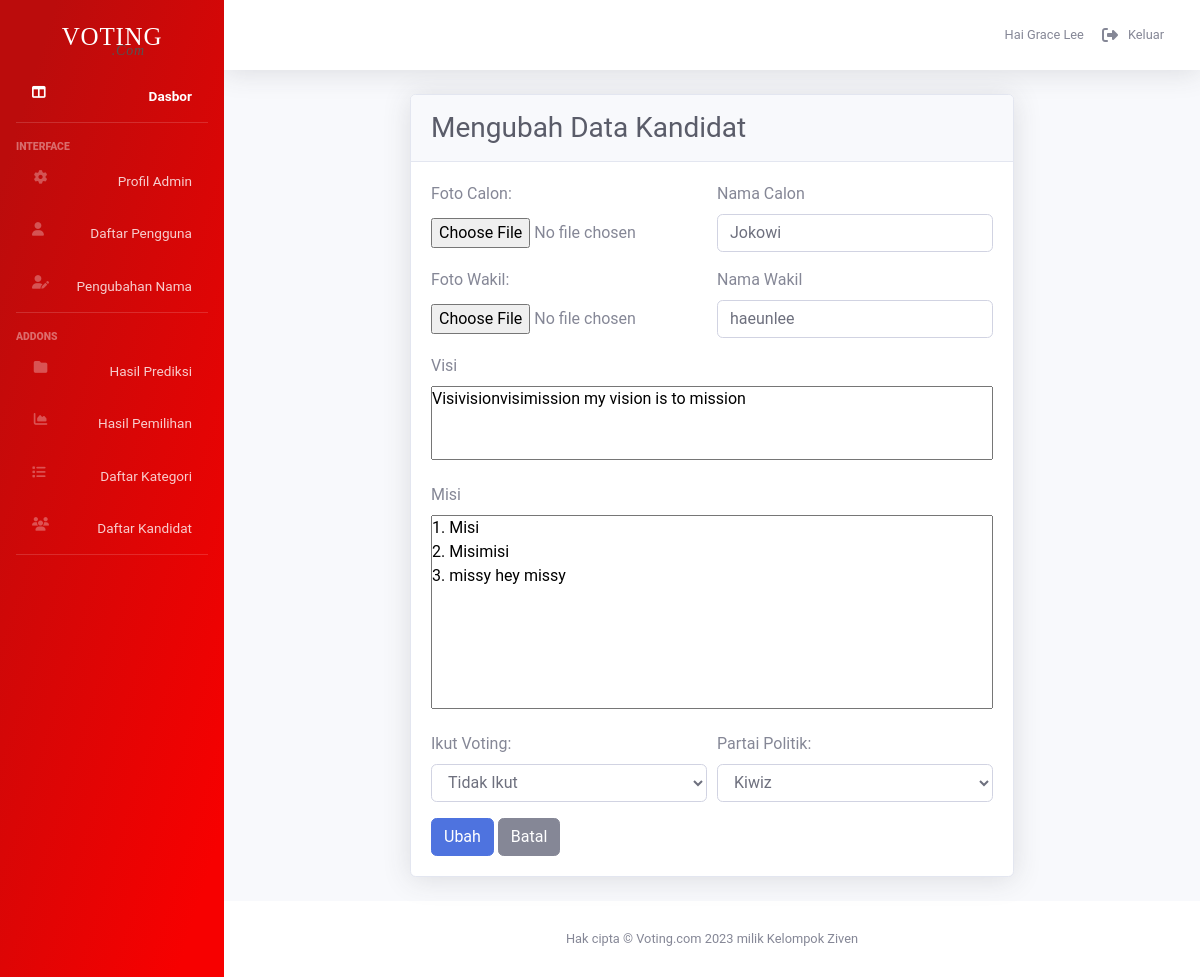
The app's page /admin/update_candidate.php?update_candidate=37 (signed in), older data.
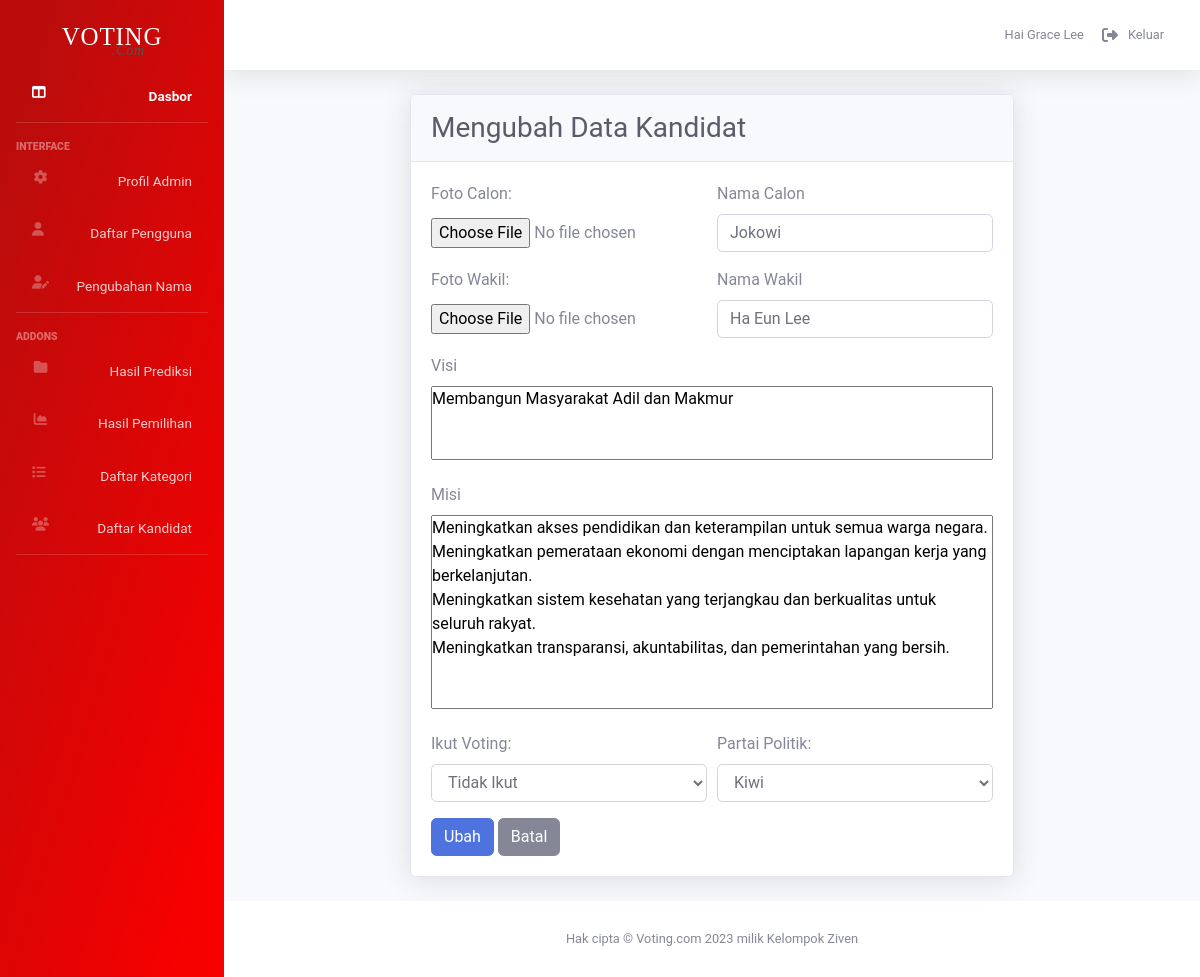
The same page, newer data.
### tables this page shows
CREATE TABLE `candidate` (
  `id` int(11) NOT NULL,
  `foto_calon` varchar(100) NOT NULL,
  `nama_calon` varchar(100) NOT NULL,
  `nama_jabatan` varchar(100) DEFAULT NULL,
  `foto_wakil` varchar(100) DEFAULT NULL,
  `nama_wakil` varchar(100) NOT NULL,
  `voting_name` varchar(100) NOT NULL,
  `visi` varchar(1000) DEFAULT NULL,
  `misi` text NOT NULL,
  `partai` varchar(100) NOT NULL
);

### admin/update_candidate.php (the view, shortened to what the changed rows need)
<!DOCTYPE html>
<html lang="en">
<head>
    <link href="vendor/fontawesome-free/css/all.min.css" rel="stylesheet" type="text/css">
    <link rel="stylesheet" href="https://cdnjs.cloudflare.com/ajax/libs/font-awesome/6.1.1/css/all.min.css" type="text/css">
    <link href="../admin_component/css/adminboots.css" rel="stylesheet">
    <link href="../admin_component/css/custom/update_candidate.css" rel="stylesheet">
</head>
<?php include '../admin_component/php/connect.php';?>
<?php
$update = $_GET['update_candidate'];
$query = "SELECT * FROM candidate WHERE id = '$update'";
$show_candidate = $connect->prepare($query);
$show_candidate -> execute([]);
$fetch_candidate = $show_candidate->fetch(PDO::FETCH_ASSOC);
?>
<body id="page-top">
<?php include '../admin_component/php/script.php';?>
    <div id="wrapper">
<div id="content-wrapper" class="d-flex flex-column">
<div id="content">
    <div class="container-fluid w-75">
        <div class="row justify-content-center ">
        <div class="card shadow mb-4">
                        <div class="card-header py-3">
                        <h1 class="h3 mb-0 text-gray-800 ">Mengubah Data Kandidat</h1>
                        </div>
                        <div class="card-body">
                        <form action="" method="post" enctype="multipart/form-data">
                            <div class="form-row">
                                <div class="form-group col-md-6">
                                <label for="namacalon">Nama Calon</label>
                                <input   name="namacalon" type="text" class="form-control" id="detail" value="<?=$fetch_candidate['nama_calon']?>" required>
                                </div>
                            </div>
                            <div class="form-row">
                                <div class="form-group col-md-6">
                                <label for="namawakil">Nama Wakil</label>
                                <input   name="namawakil" type="text" class="form-control" id="detail" value="<?=$fetch_candidate['nama_wakil']?>" required>
                                </div>
                            </div>
                            <div class="form-group">
                                <label for="visi">Visi</label>
                                <textarea name="visi" id="visi" cols="10" rows="3"><?=$fetch_candidate['visi']?></textarea>
                            </div>
                            <div class="form-group">
                                <label for="misi">Misi</label>
                                <?php
                                    $misi = str_replace("<br>", "\n", $fetch_candidate['misi']);
                                ?>
                                <textarea name="misi" id="misi" cols="10" rows="8"><?=$misi?></textarea>
                            </div>
                            <div class="form-row">
                                <div class="form-group col-md-6">
                                <label for="parpol">Partai Politik:</label>
                                <select name="parpol" id=""  class="form-control">
                                        <?php
                                            $query ="SELECT nama FROM partai";
                                            $show_partai = $connect->prepare($query);
                                            $show_partai -> execute();
                                            if ($show_partai->rowCount()>0) {
                                                while($fetch_partai = $show_partai->fetch(PDO::FETCH_ASSOC)){
                                                    $fetch_partai = implode($fetch_partai);
                                                ?><option <?php if(trim($fetch_partai) == trim($fetch_candidate['partai'])) echo "selected" ?> value="<?=$fetch_partai?>"><?=$fetch_partai?></option>
                                                <?php
                                            }
                                            }
                                            ?>
                                </select>
                                </div>
                            </div>
                            </form>
                        </div>
                    </div>
    </div>
    </div>
</div>
</div>
</div>
</body>
</html>

Row changes from the older to the newer data that the page shows:
changed candidate "Jokowi": namawakil "haeunlee" → "Ha Eun Lee"; visi "Visivisionvisimission my vision is to mission" → "Membangun Masyarakat Adil dan Makmur"; misi "1. Misi 2. Misimisi 3. missy hey missy" → "Meningkatkan akses pendidikan dan keterampilan untuk semua warga negara. Meningkatkan pemerataan ekonomi dengan menciptakan lapangan kerja yang berkelanjutan. Meningkatkan sistem kesehatan yang terjangkau dan berkualitas untuk seluruh rakyat. Meningkatkan transparansi, akuntabilitas, dan pemerintahan yang bersih."; parpol "Kiwiz" → "Kiwi"
